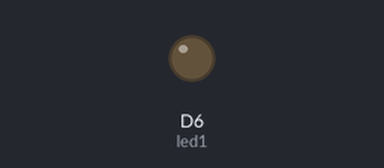
Bench run of a sketch on a simulated ESP8266 (NodeMCU). On the bench: output pins drawn as LEDs (lit = HIGH).

Above: at 2.1 s.
At 36.9 s:
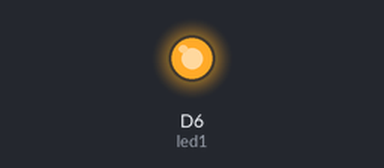
Timing chart, 0 to 39.0 s (numbered marks = the images above):
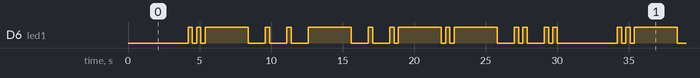

Measured:
- by itself, D6 (led1): moves between LOW and HIGH, repeating every 30.0 s
- by itself, everything shown: repeats every 30.0 s, in 30 steps

The sketch:

Morse_Code.ino
```cpp
// ------------
// Blink an LED
// ------------

/*-------------

We've heavily commented this code for you. If you're a pro, feel free to ignore it.

Comments start with two slashes or are blocked off by a slash and a star.
You can read them, but your device can't.
It's like a secret message just for you.

Every program based on Wiring (programming language used by Arduino, and Particle devices) has two essential parts:
setup - runs once at the beginning of your program
loop - runs continuously over and over

You'll see how we use these in a second.

This program will blink an led on and off every second.
It blinks the D7 LED on your Particle device. If you have an LED wired to D0, it will blink that LED as well.

-------------*/


// First, we're going to make some variables.
// This is our "shorthand" that we'll use throughout the program:

int led1 = D6; // Instead of writing D0 over and over again, we'll write led1
// You'll need to wire an LED to this one to see it blink.
 // Instead of writing D7 over and over again, we'll write led2
// This one is the little blue LED on your board. On the Photon it is next to D7, and on the Core it is next to the USB jack.

// Having declared these variables, let's move on to the setup function.
// The setup function is a standard part of any microcontroller program.
// It runs only once when the device boots up or is reset.

void setup() {

	// We are going to tell our device that D0 and D7 (which we named led1 and led2 respectively) are going to be output
	// (That means that we will be sending voltage to them, rather than monitoring voltage that comes from them)

	// It's important you do this here, inside the setup() function rather than outside it or in the loop function.

	pinMode(led1, OUTPUT);


}

// Next we have the loop function, the other essential part of a microcontroller program.
// This routine gets repeated over and over, as quickly as possible and as many times as possible, after the setup function is called.
// Note: Code that blocks for too long (like more than 5 seconds), can make weird things happen (like dropping the network connection).  The built-in delay function shown below safely interleaves required background activity, so arbitrarily long delays can safely be done if you need them.

void loop() {
    //delay(3000): pause between characters to help discern word
    //last name: bogic

    digitalWrite(led1, LOW);
    delay(3000);
    //b
	digitalWrite(led1, LOW);
	delay(1200);
	digitalWrite(led1, HIGH);
	delay(300);
	digitalWrite(led1, LOW);
	delay(300);
	digitalWrite(led1, HIGH);
	delay(300);
	digitalWrite(led1, LOW);
	delay(300);
	digitalWrite(led1, HIGH);

	delay(3000);

	//o
	digitalWrite(led1, LOW);
	delay(1200);
	digitalWrite(led1, HIGH);
	delay(300);

	digitalWrite(led1, LOW);
	delay(1200);
	digitalWrite(led1, HIGH);
	delay(300);

	digitalWrite(led1, LOW);
	delay(1200);
	digitalWrite(led1, HIGH);

	delay(3000);

	//g

	digitalWrite(led1, LOW);
	delay(1200);
	digitalWrite(led1, HIGH);
	delay(300);

	digitalWrite(led1, LOW);
	delay(1200);
	digitalWrite(led1, HIGH);
	delay(300);

	digitalWrite(led1, LOW);
	delay(300);
	digitalWrite(led1, HIGH);

	delay(3000);

	//i
	digitalWrite(led1, LOW);
	delay(300);
	digitalWrite(led1, HIGH);
	delay(300);
	digitalWrite(led1, LOW);
	delay(300);
	digitalWrite(led1, HIGH);


	delay(3000);
	//c
	digitalWrite(led1, LOW);
	delay(1200);
	digitalWrite(led1, HIGH);
	delay(300);

	digitalWrite(led1, LOW);
	delay(300);
	digitalWrite(led1, HIGH);
	delay(300);

	digitalWrite(led1, LOW);
	delay(1200);
	digitalWrite(led1, HIGH);
	delay(300);

	digitalWrite(led1, LOW);
	delay(300);
	digitalWrite(led1, HIGH);
	delay(300);

	/* slow blink
	digitalWrite(led1, LOW);
	delay(1200);
	digitalWrite(led1, HIGH);
	delay(300);

	*/

	/* fast blink
	digitalWrite(led1, LOW);
	delay(1200);
	digitalWrite(led1, HIGH);
	delay(300);

	*/

}
```
